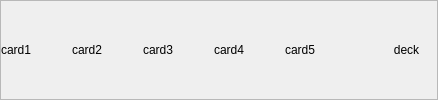
           <widget class="QFrame" name="tableCardsFrame">
            <property name="sizePolicy">
             <sizepolicy hsizetype="Fixed" vsizetype="Fixed">
              <horstretch>0</horstretch>
              <verstretch>0</verstretch>
             </sizepolicy>
            </property>
            <property name="frameShape">
             <enum>QFrame::StyledPanel</enum>
            </property>
            <property name="frameShadow">
             <enum>QFrame::Raised</enum>
            </property>
            <layout class="QHBoxLayout" name="horizontalLayout_3">
             <property name="spacing">
              <number>10</number>
             </property>
             <property name="leftMargin">
              <number>0</number>
             </property>
             <property name="topMargin">
              <number>0</number>
             </property>
             <property name="rightMargin">
              <number>0</number>
             </property>
             <property name="bottomMargin">
              <number>0</number>
             </property>
             <item>
              <widget class="QLabel" name="tableCard_1">
               <property name="sizePolicy">
                <sizepolicy hsizetype="Fixed" vsizetype="Fixed">
                 <horstretch>0</horstretch>
                 <verstretch>0</verstretch>
                </sizepolicy>
               </property>
               <property name="minimumSize">
                <size>
                 <width>61</width>
                 <height>86</height>
                </size>
               </property>
               <property name="maximumSize">
                <size>
                 <width>61</width>
                 <height>86</height>
                </size>
               </property>
               <property name="baseSize">
                <size>
                 <width>61</width>
                 <height>86</height>
                </size>
               </property>
               <property name="styleSheet">
                <string notr="true">border-color: rgb(255, 0, 0);</string>
               </property>
               <property name="text">
                <string>card1</string>
               </property>
               <property name="scaledContents">
                <bool>true</bool>
               </property>
              </widget>
             </item>
             <item>
              <widget class="QLabel" name="tableCard_2">
               <property name="sizePolicy">
                <sizepolicy hsizetype="Fixed" vsizetype="Fixed">
                 <horstretch>0</horstretch>
                 <verstretch>0</verstretch>
                </sizepolicy>
               </property>
               <property name="minimumSize">
                <size>
                 <width>61</width>
                 <height>86</height>
                </size>
               </property>
               <property name="maximumSize">
                <size>
                 <width>61</width>
                 <height>86</height>
                </size>
               </property>
               <property name="baseSize">
                <size>
                 <width>61</width>
                 <height>86</height>
                </size>
               </property>
               <property name="text">
                <string>card2</string>
               </property>
               <property name="scaledContents">
                <bool>true</bool>
               </property>
              </widget>
             </item>
             <item>
              <widget class="QLabel" name="tableCard_3">
               <property name="sizePolicy">
                <sizepolicy hsizetype="Fixed" vsizetype="Fixed">
                 <horstretch>0</horstretch>
                 <verstretch>0</verstretch>
                </sizepolicy>
               </property>
               <property name="minimumSize">
                <size>
                 <width>61</width>
                 <height>86</height>
                </size>
               </property>
               <property name="maximumSize">
                <size>
                 <width>61</width>
                 <height>86</height>
                </size>
               </property>
               <property name="baseSize">
                <size>
                 <width>61</width>
                 <height>86</height>
                </size>
               </property>
               <property name="text">
                <string>card3</string>
               </property>
               <property name="scaledContents">
                <bool>true</bool>
               </property>
              </widget>
             </item>
             <item>
              <widget class="QLabel" name="tableCard_4">
               <property name="sizePolicy">
                <sizepolicy hsizetype="Fixed" vsizetype="Fixed">
                 <horstretch>0</horstretch>
                 <verstretch>0</verstretch>
                </sizepolicy>
               </property>
               <property name="minimumSize">
                <size>
                 <width>61</width>
                 <height>86</height>
                </size>
               </property>
               <property name="maximumSize">
                <size>
                 <width>61</width>
                 <height>86</height>
                </size>
               </property>
               <property name="baseSize">
                <size>
                 <width>61</width>
                 <height>86</height>
                </size>
               </property>
               <property name="text">
                <string>card4</string>
               </property>
               <property name="scaledContents">
                <bool>true</bool>
               </property>
              </widget>
             </item>
             <item>
              <widget class="QLabel" name="tableCard_5">
               <property name="sizePolicy">
                <sizepolicy hsizetype="Fixed" vsizetype="Fixed">
                 <horstretch>0</horstretch>
                 <verstretch>0</verstretch>
                </sizepolicy>
               </property>
               <property name="minimumSize">
                <size>
                 <width>61</width>
                 <height>86</height>
                </size>
               </property>
               <property name="maximumSize">
                <size>
                 <width>61</width>
                 <height>86</height>
                </size>
               </property>
               <property name="baseSize">
                <size>
                 <width>61</width>
                 <height>86</height>
                </size>
               </property>
               <property name="text">
                <string>card5</string>
               </property>
               <property name="scaledContents">
                <bool>true</bool>
               </property>
              </widget>
             </item>
             <item>
              <spacer name="horizontalSpacer">
               <property name="orientation">
                <enum>Qt::Horizontal</enum>
               </property>
               <property name="sizeType">
                <enum>QSizePolicy::Expanding</enum>
               </property>
               <property name="sizeHint" stdset="0">
                <size>
                 <width>20</width>
                 <height>20</height>
                </size>
               </property>
              </spacer>
             </item>
             <item>
              <widget class="QLabel" name="deck">
               <property name="sizePolicy">
                <sizepolicy hsizetype="Fixed" vsizetype="Fixed">
                 <horstretch>0</horstretch>
                 <verstretch>0</verstretch>
                </sizepolicy>
               </property>
               <property name="minimumSize">
                <size>
                 <width>61</width>
                 <height>86</height>
                </size>
               </property>
               <property name="maximumSize">
                <size>
                 <width>61</width>
                 <height>86</height>
                </size>
               </property>
               <property name="baseSize">
                <size>
                 <width>61</width>
                 <height>86</height>
                </size>
               </property>
               <property name="text">
                <string>deck</string>
               </property>
               <property name="scaledContents">
                <bool>true</bool>
               </property>
               <property name="alignment">
                <set>Qt::AlignCenter</set>
               </property>
               <property name="indent">
                <number>-1</number>
               </property>
              </widget>
             </item>
            </layout>
           </widget>
